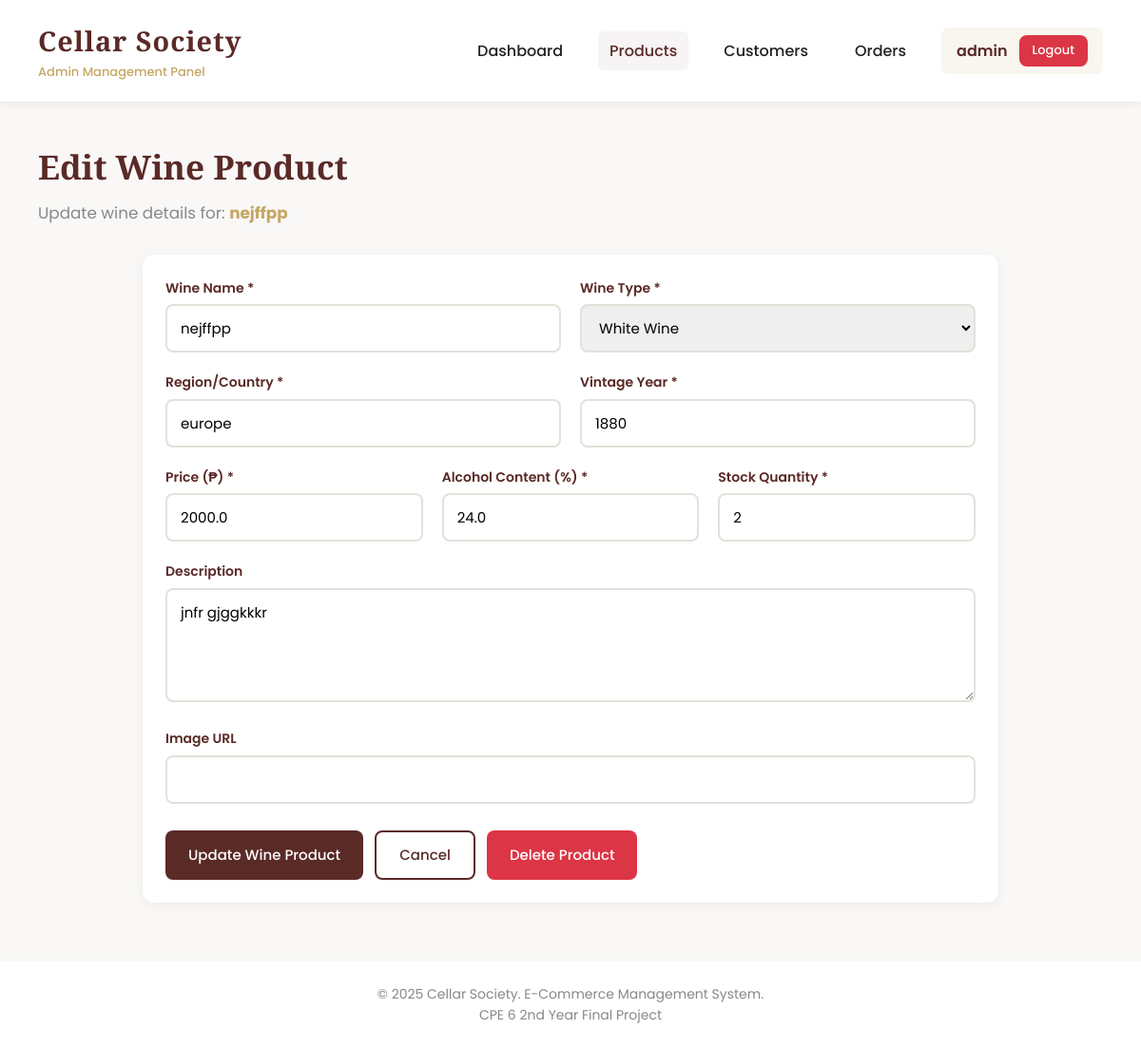
The page /products/edit/10 (signed in) on the database its author committed.
### tables this page shows
CREATE TABLE products (
        id INTEGER PRIMARY KEY AUTOINCREMENT,
        name TEXT NOT NULL,
        type TEXT NOT NULL,
        region TEXT NOT NULL,
        vintage INTEGER NOT NULL,
        price REAL NOT NULL,
        alcohol REAL NOT NULL,
        stock INTEGER NOT NULL,
        description TEXT,
        image_url TEXT,
        created_at TIMESTAMP DEFAULT CURRENT_TIMESTAMP
    );

### cellar-society/app.py (the view, shortened to what this page needs)
@app.route('/products/edit/<int:product_id>', methods=['GET', 'POST'])
@admin_required
def edit_product(product_id):
    conn = get_db_connection()
    product = conn.execute('SELECT * FROM products WHERE id=?', (product_id,)).fetchone()
    if not product:
        flash('Product not found.', 'error')
        return redirect(url_for('products'))
    conn.close()
    return render_template('admin/edit_product.html', product=product)

### cellar-society/app.py (called while the page is built)
def get_db_connection():
    conn = sqlite3.connect(DB_PATH)
    conn.row_factory = sqlite3.Row
    return conn

def admin_required(f):
    @wraps(f)
    def decorated(*args, **kwargs):
        if 'admin_id' not in session:
            flash('Please log in as admin.', 'error')
            return redirect(url_for('login'))
        return f(*args, **kwargs)
    return decorated

### cellar-society/templates/admin/edit_product.html (shortened to what this page needs)
{% extends "admin/base.html" %}
{% block content %}
<div class="page-header">
    <h2>Edit Wine Product</h2>
    <p>Update wine details for: <strong style="color: var(--accent);">{{ product.name }}</strong></p>
</div>
<div class="card" style="max-width: 900px; margin: 0 auto;">
    <form method="POST">
        <div class="form-row">
            <div class="form-group">
                <label>Wine Name *</label>
                <input type="text" name="name" value="{{ product.name }}" required>
            </div>
            <div class="form-group">
                <label>Wine Type *</label>
                <select name="type" required>
                    <option value="White" {% if product.type == 'White' %}selected{% endif %}>White Wine</option>
                </select>
            </div>
        </div>
        <div class="form-row">
            <div class="form-group">
                <label>Region/Country *</label>
                <input type="text" name="region" value="{{ product.region }}" required>
            </div>
            <div class="form-group">
                <label>Vintage Year *</label>
                <input type="number" name="vintage" value="{{ product.vintage }}" min="1900" max="2024" required>
            </div>
        </div>
        <div class="form-row">
            <div class="form-group">
                <label>Price (₱) *</label>
                <input type="number" name="price" value="{{ product.price }}" step="0.01" min="0" required>
            </div>
            <div class="form-group">
                <label>Alcohol Content (%) *</label>
                <input type="number" name="alcohol" value="{{ product.alcohol }}" step="0.1" min="0" max="100" required>
            </div>
            <div class="form-group">
                <label>Stock Quantity *</label>
                <input type="number" name="stock" value="{{ product.stock }}" min="0" required>
            </div>
        </div>
        <div class="form-group">
            <label>Description</label>
            <textarea name="description" rows="4">{{ product.description }}</textarea>
        </div>
        <div class="form-group">
            <label>Image URL</label>
            <input type="url" name="image_url" value="{{ product.image_url }}">
        </div>
        <div style="display: flex; gap: 12px; margin-top: 28px;">
            <button type="submit" class="btn primary">Update Wine Product</button>
            <a href="{{ url_for('products') }}" class="btn ghost">Cancel</a>
            <form method="POST" action="{{ url_for('delete_product', product_id=product.id) }}" style="display: inline; margin-left: auto;" onsubmit="return confirm('Are you sure you want to delete this wine?');">
                <button type="submit" class="btn danger">Delete Product</button>
            </form>
        </div>
    </form>
</div>
{% endblock %}

### cellar-society/templates/admin/base.html (style rules this page uses)
:root { --primary: #5a2a27; --accent: #c6a664; --bg: #f9f8f7; --card-bg: #ffffff; --text: #222; --muted: #888; --success: #28a745; --danger: #dc3545; --warning: #ffc107; }
* { margin: 0; padding: 0; box-sizing: border-box; }
body { font-family: 'Poppins', sans-serif; background: var(--bg); color: var(--text); line-height: 1.6; }
.page-header { margin-bottom: 30px; }
.page-header h2 { font-family: 'Playfair Display', serif; color: var(--primary); font-size: 2.2em; margin-bottom: 8px; }
.page-header p { color: var(--muted); font-size: 1.05em; }
.card { background: var(--card-bg); border-radius: 12px; box-shadow: 0 2px 12px rgba(0,0,0,0.06); padding: 24px; margin-bottom: 24px; }
.btn { padding: 12px 24px; border: none; border-radius: 8px; cursor: pointer; font-family: 'Poppins'; font-weight: 500; font-size: 15px; transition: all 0.3s; text-decoration: none; display: inline-block; }
.btn.primary { background: var(--primary); color: white; }
.btn.danger { background: var(--danger); color: white; }
.btn.ghost { background: transparent; border: 2px solid var(--primary); color: var(--primary); }
.form-group { margin-bottom: 20px; }
.form-group label { display: block; margin-bottom: 6px; color: var(--primary); font-weight: 600; font-size: 14px; }
.form-group input, .form-group textarea, .form-group select { width: 100%; padding: 12px 14px; border-radius: 8px; border: 2px solid #e5e0da; font-family: 'Poppins'; font-size: 15px; transition: all 0.3s; }
.form-group textarea { resize: vertical; min-height: 100px; }
.form-row { display: grid; grid-template-columns: repeat(auto-fit, minmax(200px, 1fr)); gap: 20px; }

### rows shown on the page
products: name "nejffpp", type "White Wine", region "europe", vintage "1880", price "2000.0", alcohol "24.0", stock "2", description "jnfr gjggkkkr"

### other values the page prints
{{ session.admin_username }} "admin"
